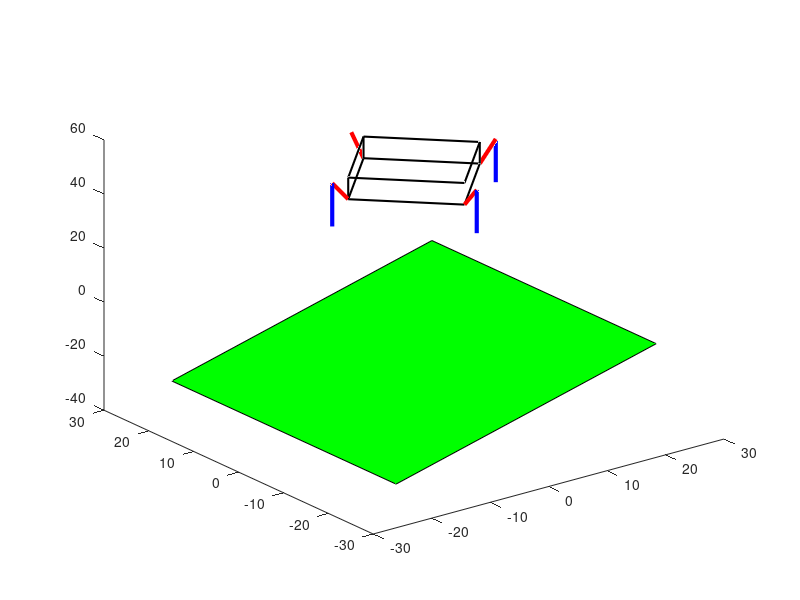

Write the MATLAB code that produced this figure. (Note: this script raises an error after producing the figure.)
clc; clear; close all;


%@@@@@@@@@@@@@@@@@@@@@@@@@@@@@@@@@@@@@@@@@@@@@@@@@@@@@@@@@@@@@@@@@@@@@@@@@@@@@@@@@@@@@@@@@@@@@@@@@@@@@@Leg Landing variable setting지면으로부터 50위에있음


L_ang1_east = 430;                                                % L1 이동경로설정(EAST)
L_theta1_east = L_ang1_east*(pi/180);
L_r1_east = 8;                                                    % L1 원의반지름
L_x1_east = L_r1_east*cos(L_theta1_east)+11.25;                   % X축 평행이동 및 설정
L_z1_east = L_r1_east*sin(L_theta1_east)+50 ;                     % Z축 설정

L_ang2_east = 430;                                                % L2 이동경로 설정(EAST)
L_theta2_east = L_ang2_east*(pi/180);
L_r2_east = 8;                                                    % L2 원의반지름
L_x2_east = L_r2_east*cos(L_theta2_east)+11.25;                   % X축 평행이동 및 설정
L_z2_east = L_r2_east*sin(L_theta2_east)+34;                      % Z축 평행이동 및 설정
    
L_ang1_west = 110;                                                % L1 이동경로설정(WEST)
L_theta1_west = L_ang1_west*(pi/180);
L_r1_west = 8;                                                    % L1 원의반지름
L_x1_west = L_r1_west*cos(L_theta1_west)-11.25;                   % X축 평행이동 및 설정 
L_z1_west = L_r1_west*sin(L_theta1_west)+50;                      % Z축 설정

L_ang2_west = 110;                                                % L2 이동경로 설정(WEST)
L_theta2_west = L_ang2_west*(pi/180);
L_r2_west = 8;                                                    % L2원의반지름
L_x2_west = L_r2_west*cos(L_theta2_west)-11.25;                   % X축 평행이동 및 설정
L_z2_west = L_r2_west*sin(L_theta2_west)+34;                      % Z축 평행이동 및 설정

L_ang1_north = 430;                                               % L1 이동경로설정(NORTH)
L_theta1_north = L_ang1_north*(pi/180);
L_r1_north = 8;                                                   % 원의반지름
L_y1_north = L_r1_north*cos(L_theta1_north)+11.25;                % Y축 평행이동 및 설정 
L_z1_north = L_r1_north*sin(L_theta1_north)+50;                   % Z축 설정

L_ang2_north = 430;                                               % L2 이동경로 설정(NORTH)
L_theta2_north = L_ang2_north*(pi/180);
L_r2_north = 8;                                                   % 원의반지름
L_y2_north = L_r2_north*cos(L_theta2_north)+11.25;                % Y축 평행이동 및 설정
L_z2_north = L_r2_north*sin(L_theta2_north)+34;                   % Z축 평행이동 및 설정

L_ang1_south = 110;                                               % L1 이동경로설정(SOUTH)
L_theta1_south = L_ang1_south*(pi/180);
L_r1_south = 8;                                                   % 원의반지름
L_y1_south = L_r1_south*cos(L_theta1_south)-11.25;                % Y축 평행이동 및 설정 
L_z1_south = L_r1_south*sin(L_theta1_south)+50;                   % Z축 설정

L_ang2_south = 110;                                               % L2 이동경로 설정(SOUTH)
L_theta2_south = L_ang2_south*(pi/180);
L_r2_south = 8;                                                   % 원의반지름
L_y2_south = L_r2_south*cos(L_theta2_south)-11.25;                % Y축 평행이동 및 설정
L_z2_south = L_r2_south*sin(L_theta2_south)+34;                   % Z축 평행이동 및 설정


%@@@@@@@@@@@@@@@@@@@@@@@@@@@@@@@@@@@@@@@@@@@@@@@@@@@@@@@@@@@@@@@@@@@@@@@@@@@@@@@@@@@@@@@@@@@@@@@@@@@@@@Leg down variable setting


Legd_ang1_east = 430;                                                   % L1 이동경로설정(EAST)
Legd_theta1_east = Legd_ang1_east*(pi/180);
Legd_r1_east = 8;                                                       % L1 원의반지름
Legd_x1_east = Legd_r1_east*cos(Legd_theta1_east)+11.25;                % X축 평행이동 및 설정
Legd_z1_east = Legd_r1_east*sin(Legd_theta1_east);                      % Z축 설정

Legd_ang2_east = 430;                                                   % L2 이동경로 설정(EAST)
Legd_theta2_east = Legd_ang2_east*(pi/180);
Legd_r2_east = 8;                                                       % L2 원의반지름
Legd_x2_east = Legd_r2_east*cos(Legd_theta2_east)+11.25;                % X축 평행이동 및 설정
Legd_z2_east = Legd_r2_east*sin(Legd_theta2_east)-16;                   % Z축 평행이동 및 설정

Legd_ang1_west = [110:1:260];                                           % L1 이동경로설정(WEST)
Legd_theta1_west = Legd_ang1_west*(pi/180);
Legd_r1_west = 8;                                                       % L1 원의반지름
Legd_x1_west = Legd_r1_west*cos(Legd_theta1_west)-11.25;                % X축 평행이동 및 설정 
Legd_z1_west = Legd_r1_west*sin(Legd_theta1_west);                      % Z축 설정

Legd_ang2_west = [110:1:260];                                           % L2 이동경로 설정(WEST)
Legd_theta2_west = Legd_ang2_west*(pi/180);
Legd_r2_west = 8;                                                       % L2원의반지름
Legd_x2_west = Legd_r2_west*cos(Legd_theta2_west)-11.25;                % X축 평행이동 및 설정
Legd_z2_west = Legd_r2_west*sin(Legd_theta2_west)-16;                   % Z축 평행이동 및 설정

Legd_ang1_north = [430:-1:356,linspace(356,356,76)];                    % L1 이동경로설정(NORTH)
Legd_theta1_north = Legd_ang1_north*(pi/180);
Legd_r1_north = 8;                                                      % 원의반지름
Legd_y1_north = Legd_r1_north*cos(Legd_theta1_north)+11.25;             % Y축 평행이동 및 설정 
Legd_z1_north = Legd_r1_north*sin(Legd_theta1_north);                   % Z축 설정

Legd_ang2_north = [430:-1:356,linspace(356,356,76)];                    % L2 이동경로 설정(NORTH)
Legd_theta2_north = Legd_ang2_north*(pi/180);
Legd_r2_north = 8;                                                      % 원의반지름
Legd_y2_north = Legd_r2_north*cos(Legd_theta2_north)+11.25;             % Y축 평행이동 및 설정
Legd_z2_north = Legd_r2_north*sin(Legd_theta2_north)-16;                % Z축 평행이동 및 설정

Legd_ang1_south = [110:1:184,linspace(184,184,76)];                     % L1 이동경로설정(SOUTH)
Legd_theta1_south = Legd_ang1_south*(pi/180);
Legd_r1_south = 8;                                                      % 원의반지름
Legd_y1_south = Legd_r1_south*cos(Legd_theta1_south)-11.25;             % Y축 평행이동 및 설정 
Legd_z1_south = Legd_r1_south*sin(Legd_theta1_south);                   % Z축 설정

Legd_ang2_south = [110:1:184,linspace(184,184,76)];                     % L2 이동경로 설정(SOUTH)
Legd_theta2_south = Legd_ang2_south*(pi/180);
Legd_r2_south = 8;                                                      % 원의반지름
Legd_y2_south = Legd_r2_south*cos(Legd_theta2_south)-11.25;             % Y축 평행이동 및 설정
Legd_z2_south = Legd_r2_south*sin(Legd_theta2_south)-16;                % Z축 평행이동 및 설정


%@@@@@@@@@@@@@@@@@@@@@@@@@@@@@@@@@@@@@@@@@@@@@@@@@@@@@@@@@@@@@@@@@@@@@@@@@@@@@@@@@@@@@@@@@@@@@@@@@@@@@@Leg up variable setting


Legu_ang1_east = 430;                                                   % L1 이동경로설정(EAST)
Legu_theta1_east = Legu_ang1_east*(pi/180);
Legu_r1_east = 8;                                                       % L1 원의반지름
Legu_x1_east = Legu_r1_east*cos(Legu_theta1_east)+11.25;                % X축 평행이동 및 설정
Legu_z1_east = Legu_r1_east*sin(Legu_theta1_east);                      % Z축 설정

Legu_ang2_east = 430;                                                   % L2 이동경로 설정(EAST)
Legu_theta2_east = Legu_ang2_east*(pi/180);
Legu_r2_east = 8;                                                       % L2 원의반지름
Legu_x2_east = Legu_r2_east*cos(Legu_theta2_east)+11.25;                % X축 평행이동 및 설정
Legu_z2_east = Legu_r2_east*sin(Legu_theta2_east)-16;                   % Z축 평행이동 및 설정

Legu_ang1_west = [260:-1:110];                                          % L1 이동경로설정(WEST)
Legu_theta1_west = Legu_ang1_west*(pi/180);
Legu_r1_west = 8;                                                       % L1 원의반지름
Legu_x1_west = Legu_r1_west*cos(Legu_theta1_west)-11.25;                % X축 평행이동 및 설정 
Legu_z1_west = Legu_r1_west*sin(Legu_theta1_west);                      % Z축 설정

Legu_ang2_west = [260:-1:110];                                          % L2 이동경로 설정(WEST)
Legu_theta2_west = Legu_ang2_west*(pi/180);
Legu_r2_west = 8;                                                       % L2원의반지름
Legu_x2_west = Legu_r2_west*cos(Legu_theta2_west)-11.25;                % X축 평행이동 및 설정
Legu_z2_west = Legu_r2_west*sin(Legu_theta2_west)-16;                   % Z축 평행이동 및 설정

Legu_ang1_north = [356:1:430,linspace(430,430,76)];                     % L1 이동경로설정(NORTH)
Legu_theta1_north = Legu_ang1_north*(pi/180);
Legu_r1_north = 8;                                                      % 원의반지름
Legu_y1_north = Legu_r1_north*cos(Legu_theta1_north)+11.25;             % Y축 평행이동 및 설정 
Legu_z1_north = Legu_r1_north*sin(Legu_theta1_north);                   % Z축 설정

Legu_ang2_north = [356:1:430,linspace(430,430,76)];                     % L2 이동경로 설정(NORTH)
Legu_theta2_north = Legu_ang2_north*(pi/180);
Legu_r2_north = 8;                                                      % 원의반지름
Legu_y2_north = Legu_r2_north*cos(Legu_theta2_north)+11.25;             % Y축 평행이동 및 설정
Legu_z2_north = Legu_r2_north*sin(Legu_theta2_north)-16;                % Z축 평행이동 및 설정

Legu_ang1_south = [184:-1:110,linspace(110,110,76)];                    % L1 이동경로설정(SOUTH)
Legu_theta1_south = Legu_ang1_south*(pi/180);
Legu_r1_south = 8;                                                      % 원의반지름
Legu_y1_south = Legu_r1_south*cos(Legu_theta1_south)-11.25;             % Y축 평행이동 및 설정 
Legu_z1_south = Legu_r1_south*sin(Legu_theta1_south);                   % Z축 설정

Legu_ang2_south = [184:-1:110,linspace(110,110,76)];                    % L2 이동경로 설정(SOUTH)
Legu_theta2_south = Legu_ang2_south*(pi/180);
Legu_r2_south = 8;                                                      % 원의반지름
Legu_y2_south = Legu_r2_south*cos(Legu_theta2_south)-11.25;             % Y축 평행이동 및 설정
Legu_z2_south = Legu_r2_south*sin(Legu_theta2_south)-16;                % Z축 평행이동 및 설정


%@@@@@@@@@@@@@@@@@@@@@@@@@@@@@@@@@@@@@@@@@@@@@@@@@@@@@@@@@@@@@@@@@@@@@@@@@@@@@@@@@@@@@@@@@@@@@@@@@@@@@@Leg take off variable setting


T_ang1_east = 430;                                                     % L1 이동경로설정(EAST)
T_theta1_east = T_ang1_east*(pi/180);
T_r1_east = 8;                                                         % L1 원의반지름
T_x1_east = T_r1_east*cos(T_theta1_east)+11.25;                        % X축 평행이동 및 설정
T_z1_east = T_r1_east*sin(T_theta1_east) ;                             % Z축 설정

T_ang2_east = 430;                                                     % L2 이동경로 설정(EAST)
T_theta2_east = T_ang2_east*(pi/180);
T_r2_east = 8;                                                         % L2 원의반지름
T_x2_east = T_r2_east*cos(T_theta2_east)+11.25;                        % X축 평행이동 및 설정
T_z2_east = T_r2_east*sin(T_theta2_east)-16;                           % Z축 평행이동 및 설정

T_ang1_west = 110;                                                     % L1 이동경로설정(WEST)
T_theta1_west = T_ang1_west*(pi/180);
T_r1_west = 8;                                                         % L1 원의반지름
T_x1_west = T_r1_west*cos(T_theta1_west)-11.25;                        % X축 평행이동 및 설정 
T_z1_west = T_r1_west*sin(T_theta1_west);                              % Z축 설정

T_ang2_west = 110;                                                     % L2 이동경로 설정(WEST)
T_theta2_west = T_ang2_west*(pi/180);
T_r2_west = 8;                                                         % L2원의반지름
T_x2_west = T_r2_west*cos(T_theta2_west)-11.25;                        % X축 평행이동 및 설정
T_z2_west = T_r2_west*sin(T_theta2_west)-16;                           % Z축 평행이동 및 설정

T_ang1_north = 430;                                                    % L1 이동경로설정(NORTH)
T_theta1_north = T_ang1_north*(pi/180);
T_r1_north = 8;                                                        % 원의반지름
T_y1_north = T_r1_north*cos(T_theta1_north)+11.25;                     % Y축 평행이동 및 설정 
T_z1_north = T_r1_north*sin(T_theta1_north);                           % Z축 설정

T_ang2_north = 430;                                                    % L2 이동경로 설정(NORTH)
T_theta2_north = T_ang2_north*(pi/180);
T_r2_north = 8;                                                        % 원의반지름
T_y2_north = T_r2_north*cos(T_theta2_north)+11.25;                     % Y축 평행이동 및 설정
T_z2_north = T_r2_north*sin(T_theta2_north)-16;                        % Z축 평행이동 및 설정

T_ang1_south = 110;                                                    % L1 이동경로설정(SOUTH)
T_theta1_south = T_ang1_south*(pi/180);
T_r1_south = 8;                                                        % 원의반지름
T_y1_south = T_r1_south*cos(T_theta1_south)-11.25;                     % Y축 평행이동 및 설정 
T_z1_south = T_r1_south*sin(T_theta1_south);                           % Z축 설정

T_ang2_south = 110;                                                    % L2 이동경로 설정(SOUTH)
T_theta2_south = T_ang2_south*(pi/180);
T_r2_south = 8;                                                        % 원의반지름
T_y2_south = T_r2_south*cos(T_theta2_south)-11.25;                     % Y축 평행이동 및 설정
T_z2_south = T_r2_south*sin(T_theta2_south)-16;                        % Z축 평행이동 및 설정


%@@@@@@@@@@@@@@@@@@@@@@@@@@@@@@@@@@@@@@@@@@@@@@@@@@@@@@@@@@@@@@@@@@@@@@@@@@@@@@@@@@@@@@@@@@@@@@@@@@@@@@draw figure


hf = figure;                             %figure창생성
ha = axes(hf);                           %figure창에 좌표넣기


%@@@@@@@@@@@@@@@@@@@@@@@@@@@@@@@@@@@@@@@@@@@@@@@@@@@@@@@@@@@@@@@@@@@@@@@@@@@@@@@@@@@@@@@@@@@@@@@@@@@@@@draw graph


box_L1 = plot3(ha,[-11.25 0],[0 -11.25],[50 50],'k','Linewidth',1.5);                        %부품넣을공간 생성(밑면)-착륙
hold(ha,'on');                                                                               %한 FIGURE에 2개이상 그래프  
box_L2 = plot3(ha,[0 11.25],[-11.25 0],[50 50],'k','Linewidth',1.5);                         %부품넣을공간 생성(밑면)-착륙
box_L3 = plot3(ha,[11.25 0],[0 11.25],[50 50],'k','Linewidth',1.5);                          %부품넣을공간 생성(밑면)-착륙
box_L4 = plot3(ha,[0 -11.25],[11.25 0],[50 50],'k','Linewidth',1.5);                         %부품넣을공간 생성(밑면)-착륙
box_L5 = plot3(ha,[0 0],[-11.25 -11.25],[50 50],'k','Linewidth',1.5);                        %부품넣을공간 생성(높이)-착륙
box_L6 = plot3(ha,[11.25 11.25],[0 0],[50 58],'k','Linewidth',1.5);                          %부품넣을공간 생성(높이)-착륙
box_L7 = plot3(ha,[0 0],[11.25 11.25],[50 58],'k','Linewidth',1.5);                          %부품넣을공간 생성(높이)-착륙
box_L8 = plot3(ha,[-11.25 -11.25],[0 0],[50 58],'k','Linewidth',1.5);                        %부품넣을공간 생성(높이)-착륙
box_L9 = plot3(ha,[-11.25 0],[0 -11.25],[58 58],'k','Linewidth',1.5);                        %부품넣을공간 생성(윗면)-착륙
box_L10 = plot3(ha,[0 11.25],[-11.25 0],[58 58],'k','Linewidth',1.5);                        %부품넣을공간 생성(윗면)-착륙
box_L11 = plot3(ha,[11.25 0],[0 11.25],[58 58],'k','Linewidth',1.5);                         %부품넣을공간 생성(윗면)-착륙
box_L12 = plot3(ha,[0 -11.25],[11.25 0],[58 58],'k','Linewidth',1.5);                        %부품넣을공간 생성(윗면)-착륙

Leg_L1 = plot3(ha,[11.25 L_x1_east],[0 0],[50 L_z1_east],'r','Linewidth',3);                         %EAST_L1 다리생성-착륙
Leg_L2 = plot3(ha,[L_x1_east L_x2_east],[0 0],[L_z1_east L_z2_east],'b','Linewidth',3);              %EAST_L2 다리생성-착륙
Leg_L3 = plot3(ha,[-11.25 L_x1_west],[0 0],[50 L_z1_west],'r','Linewidth',3);                        %WEST_L1 다리생성-착륙
Leg_L4 = plot3(ha,[L_x1_west L_x2_west],[0 0],[L_z1_west L_z2_west],'b','Linewidth',3);              %WEST_L2 다리생성-착륙
Leg_L5 = plot3(ha,[0 0],[11.25 L_y1_north],[50 L_z1_north],'r','Linewidth',3);                       %NORTH_L1 다리생성-착륙
Leg_L6 = plot3(ha,[0 0],[L_y1_north L_y2_north],[L_z1_north L_z1_north],'b','Linewidth',3);          %NORTH_L2 다리생성-착륙
Leg_L7 = plot3(ha,[0 0],[-11.25 L_y1_south],[50 L_z1_south],'r','Linewidth',3);                      %SOUTH_L1 다리생성-착륙
Leg_L8 = plot3(ha,[0 0],[L_y1_south L_y2_south],[L_z1_south L_z2_south],'b','Linewidth',3);          %SOUTH_L2 다리생성-착륙


%@@@@@@@@@@@@@@@@@@@@@@@@@@@@@@@@@@@@@@@@@@@@@@@@@@@@@@@@@@@@@@@@@@@@@@@@@@@@@@@@@@@@@@@@@@@@@@@@@@@@@@draw slop


slop = patch([-22.25,22.25,22.25,-22.25], ...      %30도 각도 평면 만들기
             [-25,-25,25,25], ...
             [-29.9,-4,-4,-29.9],'g');         
alpha(slop,0.5)                                    %경사면 투명도 조정



%@@@@@@@@@@@@@@@@@@@@@@@@@@@@@@@@@@@@@@@@@@@@@@@@@@@@@@@@@@@@@@@@@@@@@@@@@@@@@@@@@@@@@@@@@@@@@@@@@@@@@@camera setting

axis(ha,'equal');                        %좌표에서 x축, y축 길이 동일
set(ha,'XLim',[-40 40]);                 %좌표에서 x축 설정
set(ha,'YLim',[-40 40]);                 %좌표에서 y축 설정
set(ha,'ZLim',[-40 70]);                 %좌표에서 y축 설정
grid(ha,'on');                           %좌표에 그리드 넣기
xlabel(ha,'X');
ylabel(ha,'Y');
zlabel(ha,'Z'); 

set(ha,'XTickLabelMode','auto');                  %cam x축 좌표고정
set(ha,'XTickMode','auto');
set(ha,'YTickLabelMode','auto');                  %cam y축 좌표고정
set(ha,'YTickMode','auto');
set(ha,'ZTickLabelMode','auto');                  %cam z축 좌표고정
set(ha,'ZTickMode','auto');



%@@@@@@@@@@@@@@@@@@@@@@@@@@@@@@@@@@@@@@@@@@@@@@@@@@@@@@@@@@@@@@@@@@@@@@@@@@@@@@@@@@@@@@@@@@@@@@@@@@@@@@Landing!
    
pause(5);

a=linspace(1,1,50);                                 %1값을 50개 만들기
for i = 1:length(a)                                 %50번반복
set(box_L1,'ZData',[50-i 50-i]);                    %시작위치는 밑변:50,윗면:58 이며, 1씩 감소(50번 반복)
set(box_L2,'ZData',[50-i 50-i]);
set(box_L3,'ZData',[50-i 50-i]);
set(box_L4,'ZData',[50-i 50-i]);
set(box_L5,'ZData',[50-i 58-i]);
set(box_L6,'ZData',[50-i 58-i]);
set(box_L7,'ZData',[50-i 58-i]);
set(box_L8,'ZData',[50-i 58-i]);
set(box_L9,'ZData',[58-i 58-i]);
set(box_L10,'ZData',[58-i 58-i]);
set(box_L11,'ZData',[58-i 58-i]);
set(box_L12,'ZData',[58-i 58-i]);
set(Leg_L1,'ZData',[50-i L_z1_east-i]);
set(Leg_L2,'ZData',[L_z1_east-i L_z2_east-i]);
set(Leg_L3,'ZData',[50-i L_z1_west-i]);
set(Leg_L4,'ZData',[L_z1_west-i L_z2_west-i]);
set(Leg_L5,'ZData',[50-i L_z1_north-i]);
set(Leg_L6,'ZData',[L_z1_north-i L_z2_north-i]);
set(Leg_L7,'ZData',[50-i L_z1_south-i]);
set(Leg_L8,'ZData',[L_z1_south-i L_z2_south-i]);
pause(0.08);                                        %0.08초딜레이
end

% pause(0.5);                                           %착륙후 1초쉬기 

delete(Leg_L1);                 %랜딩용 다리지우기
delete(Leg_L2);                 %랜딩용 다리지우기
delete(Leg_L3);                 %랜딩용 다리지우기
delete(Leg_L4);                 %랜딩용 다리지우기
delete(Leg_L5);                 %랜딩용 다리지우기
delete(Leg_L6);                 %랜딩용 다리지우기
delete(Leg_L7);                 %랜딩용 다리지우기
delete(Leg_L8);                 %랜딩용 다리지우기


%@@@@@@@@@@@@@@@@@@@@@@@@@@@@@@@@@@@@@@@@@@@@@@@@@@@@@@@@@@@@@@@@@@@@@@@@@@@@@@@@@@@@@@@@@@@@@@@@@@@@@@Leg down!


Leg_d1 = plot3(ha,[11.25 Legd_x1_east],[0 0],[0 Legd_z1_east],'r','Linewidth',3);                                        %EAST_L1 다리생성-접기
Leg_d2 = plot3(ha,[Legd_x1_east Legd_x2_east],[0 0],[Legd_z1_east Legd_z2_east],'b','Linewidth',3);                      %EAST_L2 다리생성-접기
Leg_d3 = plot3(ha,[-11.25 Legd_x1_west(8)],[0 0],[0 Legd_z1_west(8)],'r','Linewidth',3);                                 %WEST_L1 다리생성-접기
Leg_d4 = plot3(ha,[Legd_x1_west(8) Legd_x2_west(8)],[0 0],[Legd_z1_west(8) Legd_z2_west(8)],'b','Linewidth',3);          %WEST_L2 다리생성-접기
Leg_d5 = plot3(ha,[0 0],[11.25 Legd_y1_north(8)],[0 Legd_z1_north(8)],'r','Linewidth',3);                                %NORTH_L1 다리생성-접기
Leg_d6 = plot3(ha,[0 0],[Legd_y1_north(8) Legd_y2_north(8)],[Legd_z1_north(8) Legd_z2_north(8)],'b','Linewidth',3);      %NORTH_L2 다리생성-접기
Leg_d7 = plot3(ha,[0 0],[-11.25 Legd_y1_south(8)],[0 Legd_z1_south(8)],'r','Linewidth',3);                               %SOUTH_L1 다리생성-접기
Leg_d8 = plot3(ha,[0 0],[Legd_y1_south(8) Legd_y2_south(8)],[Legd_z1_south(8) Legd_z2_south(8)],'b','Linewidth',3);      %SOUTH_L2 다리생성-접기


for i_ptd = 1:length(Legd_theta1_west)                                             %애니매이션 실행 1부터theta_west크기까지 반복

        set(Leg_d3,'XData',[-11.25 Legd_x1_west(i_ptd)], ...                       %L1_WEST 이동하는 선의 x좌표 y좌표를 handle을 이용해 좌표값 반복설정
            'ZData',[0 Legd_z1_west(i_ptd)]           );
        set(Leg_d4,'XData',[Legd_x1_west(i_ptd) Legd_x2_west(i_ptd)], ...          %L2_WEST 이동하는 선의 x좌표 y좌표를 handle을  이용해 좌표값 반복설정
            'ZData',[Legd_z1_west(i_ptd) Legd_z2_west(i_ptd)]      );
        set(Leg_d5,'YData',[11.25 Legd_y1_north(i_ptd)], ...                       %L1_NORTH 이동하는 선의 x좌표 y좌표를 handle을 이용해 좌표값 반복설정
            'ZData',[0 Legd_z1_north(i_ptd)]           );
        set(Leg_d6,'YData',[Legd_y1_north(i_ptd) Legd_y2_north(i_ptd)], ...        %L2_NORTH 이동하는 선의 x좌표 y좌표를 handle을  이용해 좌표값 반복설정
            'ZData',[Legd_z1_north(i_ptd) Legd_z2_north(i_ptd)]      );
        set(Leg_d7,'YData',[-11.25 Legd_y1_south(i_ptd)], ...                      %L1_SOUTH 이동하는 선의 x좌표 y좌표를 handle을 이용해 좌표값 반복설정
            'ZData',[0 Legd_z1_south(i_ptd)]           );
        set(Leg_d8,'YData',[Legd_y1_south(i_ptd) Legd_y2_south(i_ptd)], ...        %L2_SOUTH 이동하는 선의 x좌표 y좌표를 handle을  이용해 좌표값 반복설정
            'ZData',[Legd_z1_south(i_ptd) Legd_z2_south(i_ptd)]      );

        pause(0.008);                                                               %0.035초 딜레이 0에가까울수록 빠름(drawnow함수 이용시 제일 빠름)
end

pause(1);    

delete(Leg_d1);                 %랜딩용 다리지우기
delete(Leg_d2);                 %랜딩용 다리지우기
delete(Leg_d3);                 %랜딩용 다리지우기
delete(Leg_d4);                 %랜딩용 다리지우기
delete(Leg_d5);                 %랜딩용 다리지우기
delete(Leg_d6);                 %랜딩용 다리지우기
delete(Leg_d7);                 %랜딩용 다리지우기
delete(Leg_d8);                 %랜딩용 다리지우기

%@@@@@@@@@@@@@@@@@@@@@@@@@@@@@@@@@@@@@@@@@@@@@@@@@@@@@@@@@@@@@@@@@@@@@@@@@@@@@@@@@@@@@@@@@@@@@@@@@@@@@@Leg up!





Leg_u1 = plot3(ha,[11.25 Legu_x1_east],[0 0],[0 Legu_z1_east],'r','Linewidth',3);                                    %EAST_L1 다리생성-펴기
Leg_u2 = plot3(ha,[Legu_x1_east Legu_x2_east],[0 0],[Legu_z1_east Legu_z2_east],'b','Linewidth',3);                  %EAST_L2 다리생성-펴기
Leg_u3 = plot3(ha,[-11.25 Legu_x1_west(8)],[0 0],[0 Legu_z1_west(8)],'r','Linewidth',3);                             %WEST_L1 다리생성-펴기
Leg_u4 = plot3(ha,[Legu_x1_west(8) Legu_x2_west(8)],[0 0],[Legu_z1_west(8) Legu_z2_west(8)],'b','Linewidth',3);      %WEST_L2 다리생성-펴기
Leg_u5 = plot3(ha,[0 0],[11.25 Legu_y1_north(8)],[0 Legu_z1_north(8)],'r','Linewidth',3);                            %NORTH_L1 다리생성-펴기
Leg_u6 = plot3(ha,[0 0],[Legu_y1_north(8) Legu_y2_north(8)],[Legu_z1_north(8) Legu_z2_north(8)],'b','Linewidth',3);  %NORTH_L2 다리생성-펴기
Leg_u7 = plot3(ha,[0 0],[-11.25 Legu_y1_south(8)],[0 Legu_z1_south(8)],'r','Linewidth',3);                           %SOUTH_L1 다리생성-펴기
Leg_u8 = plot3(ha,[0 0],[Legu_y1_south(8) Legu_y2_south(8)],[Legu_z1_south(8) Legu_z2_south(8)],'b','Linewidth',3);  %SOUTH_L2 다리생성-펴기


for i_ptu = 1:length(Legu_theta1_west)                                       %애니매이션 실행 1부터theta_west크기까지 반복

    set(Leg_u3,'XData',[-11.25 Legu_x1_west(i_ptu)], ...                     %L1_WEST 이동하는 선의 x좌표 y좌표를 handle을 이용해 좌표값 반복설정
        'ZData',[0 Legu_z1_west(i_ptu)]           );
    set(Leg_u4,'XData',[Legu_x1_west(i_ptu) Legu_x2_west(i_ptu)], ...        %L2_WEST 이동하는 선의 x좌표 y좌표를 handle을  이용해 좌표값 반복설정
        'ZData',[Legu_z1_west(i_ptu) Legu_z2_west(i_ptu)]      );
    set(Leg_u5,'YData',[11.25 Legu_y1_north(i_ptu)], ...                     %L1_NORTH 이동하는 선의 x좌표 y좌표를 handle을 이용해 좌표값 반복설정
        'ZData',[0 Legu_z1_north(i_ptu)]           );
    set(Leg_u6,'YData',[Legu_y1_north(i_ptu) Legu_y2_north(i_ptu)], ...      %L2_NORTH 이동하는 선의 x좌표 y좌표를 handle을  이용해 좌표값 반복설정
        'ZData',[Legu_z1_north(i_ptu) Legu_z2_north(i_ptu)]      );
    set(Leg_u7,'YData',[-11.25 Legu_y1_south(i_ptu)], ...                    %L1_SOUTH 이동하는 선의 x좌표 y좌표를 handle을 이용해 좌표값 반복설정
        'ZData',[0 Legu_z1_south(i_ptu)]           );
    set(Leg_u8,'YData',[Legu_y1_south(i_ptu) Legu_y2_south(i_ptu)], ...      %L2_SOUTH 이동하는 선의 x좌표 y좌표를 handle을  이용해 좌표값 반복설정
        'ZData',[Legu_z1_south(i_ptu) Legu_z2_south(i_ptu)]      );
   
    pause(0.02);                                               %0.초 딜레이 0에가까울수록 빠름(drawnow함수 이용시 제일 빠름)
end

delete(Leg_u1);                 %랜딩용 다리지우기
delete(Leg_u2);                 %랜딩용 다리지우기
delete(Leg_u3);                 %랜딩용 다리지우기
delete(Leg_u4);                 %랜딩용 다리지우기
delete(Leg_u5);                 %랜딩용 다리지우기
delete(Leg_u6);                 %랜딩용 다리지우기
delete(Leg_u7);                 %랜딩용 다리지우기
delete(Leg_u8);                 %랜딩용 다리지우기
delete(box_L1);                 %랜딩용 몸체지우기
delete(box_L2);                 %랜딩용 몸체지우기
delete(box_L3);                 %랜딩용 몸체지우기
delete(box_L4);                 %랜딩용 몸체지우기
delete(box_L5);                 %랜딩용 몸체지우기
delete(box_L6);                 %랜딩용 몸체지우기
delete(box_L7);                 %랜딩용 몸체지우기
delete(box_L8);                 %랜딩용 몸체지우기
delete(box_L9);                 %랜딩용 몸체지우기
delete(box_L10);                %랜딩용 몸체지우기
delete(box_L11);                %랜딩용 몸체지우기
delete(box_L12);                %랜딩용 몸체지우기



%@@@@@@@@@@@@@@@@@@@@@@@@@@@@@@@@@@@@@@@@@@@@@@@@@@@@@@@@@@@@@@@@@@@@@@@@@@@@@@@@@@@@@@@@@@@@@@@@@@@@@@Take off!


box_T1 = plot3(ha,[-11.25 0],[0 -11.25],[0 0],'k','Linewidth',1.5);                          %부품넣을공간 생성(밑면)-이륙
box_T2 = plot3(ha,[0 11.25],[-11.25 0],[0 0],'k','Linewidth',1.5);                           %부품넣을공간 생성(밑면)-이륙
box_T3 = plot3(ha,[11.25 0],[0 11.25],[0 0],'k','Linewidth',1.5);                            %부품넣을공간 생성(밑면)-이륙
box_T4 = plot3(ha,[0 -11.25],[11.25 0],[0 0],'k','Linewidth',1.5);                           %부품넣을공간 생성(밑면)-이륙
box_T5 = plot3(ha,[0 0],[-11.25 -11.25],[0 0],'k','Linewidth',1.5);                          %부품넣을공간 생성(높이)-이륙
box_T6 = plot3(ha,[11.25 11.25],[0 0],[0 8],'k','Linewidth',1.5);                            %부품넣을공간 생성(높이)-이륙
box_T7 = plot3(ha,[0 0],[11.25 11.25],[0 8],'k','Linewidth',1.5);                            %부품넣을공간 생성(높이)-이륙
box_T8 = plot3(ha,[-11.25 -11.25],[0 0],[0 8],'k','Linewidth',1.5);                          %부품넣을공간 생성(높이)-이륙
box_T9 = plot3(ha,[-11.25 0],[0 -11.25],[8 8],'k','Linewidth',1.5);                          %부품넣을공간 생성(윗면)-이륙
box_T10 = plot3(ha,[0 11.25],[-11.25 0],[8 8],'k','Linewidth',1.5);                          %부품넣을공간 생성(윗면)-이륙
box_T11 = plot3(ha,[11.25 0],[0 11.25],[8 8],'k','Linewidth',1.5);                           %부품넣을공간 생성(윗면)-이륙
box_T12 = plot3(ha,[0 -11.25],[11.25 0],[8 8],'k','Linewidth',1.5);                          %부품넣을공간 생성(윗면)-이륙

Leg_T1 = plot3(ha,[11.25 T_x1_east],[0 0],[0 T_z1_east],'r','Linewidth',3);                          %EAST_L1 다리생성-이륙
Leg_T2 = plot3(ha,[T_x1_east T_x2_east],[0 0],[T_z1_east T_z2_east],'b','Linewidth',3);              %EAST_L2 다리생성-이륙
Leg_T3 = plot3(ha,[-11.25 T_x1_west],[0 0],[0 T_z1_west],'r','Linewidth',3);                         %WEST_L1 다리생성-이륙
Leg_T4 = plot3(ha,[T_x1_west T_x2_west],[0 0],[T_z1_west T_z2_west],'b','Linewidth',3);              %WEST_L2 다리생성-이륙
Leg_T5 = plot3(ha,[0 0],[11.25 T_y1_north],[0 T_z1_north],'r','Linewidth',3);                        %NORTH_L1 다리생성-이륙
Leg_T6 = plot3(ha,[0 0],[T_y1_north T_y2_north],[T_z1_north T_z2_north],'b','Linewidth',3);          %NORTH_L2 다리생성-이륙
Leg_T7 = plot3(ha,[0 0],[-11.25 T_y1_south],[0 T_z1_south],'r','Linewidth',3);                       %SOUTH_L1 다리생성-이륙
Leg_T8 = plot3(ha,[0 0],[T_y1_south T_y2_south],[T_z1_south T_z2_south],'b','Linewidth',3);          %SOUTH_L2 다리생성-이륙


a=linspace(1,1,50);                                 %1값을 50개 만들기
for i = 1:length(a)                                 %50번반복
set(box_T1,'ZData',[i i]);                          %시작위치는 밑변:50,윗면:58 이며, 1씩 감소(50번 반복)
set(box_T2,'ZData',[i i]);
set(box_T3,'ZData',[i i]);
set(box_T4,'ZData',[i i]);
set(box_T5,'ZData',[i 8+i]);
set(box_T6,'ZData',[i 8+i]);
set(box_T7,'ZData',[i 8+i]);
set(box_T8,'ZData',[i 8+i]);
set(box_T9,'ZData',[8+i 8+i]);
set(box_T10,'ZData',[8+i 8+i]);
set(box_T11,'ZData',[8+i 8+i]);
set(box_T12,'ZData',[8+i 8+i]);
set(Leg_T1,'ZData',[i T_z1_east+i]);
set(Leg_T2,'ZData',[T_z1_east+i T_z2_east+i]);
set(Leg_T3,'ZData',[i T_z1_west+i]);
set(Leg_T4,'ZData',[T_z1_west+i T_z2_west+i]);
set(Leg_T5,'ZData',[i T_z1_north+i]);
set(Leg_T6,'ZData',[T_z1_north+i T_z2_north+i]);
set(Leg_T7,'ZData',[i T_z1_south+i]);
set(Leg_T8,'ZData',[T_z1_south+i T_z2_south+i]);
pause(0.08);                                         %0.08초딜레이
end
